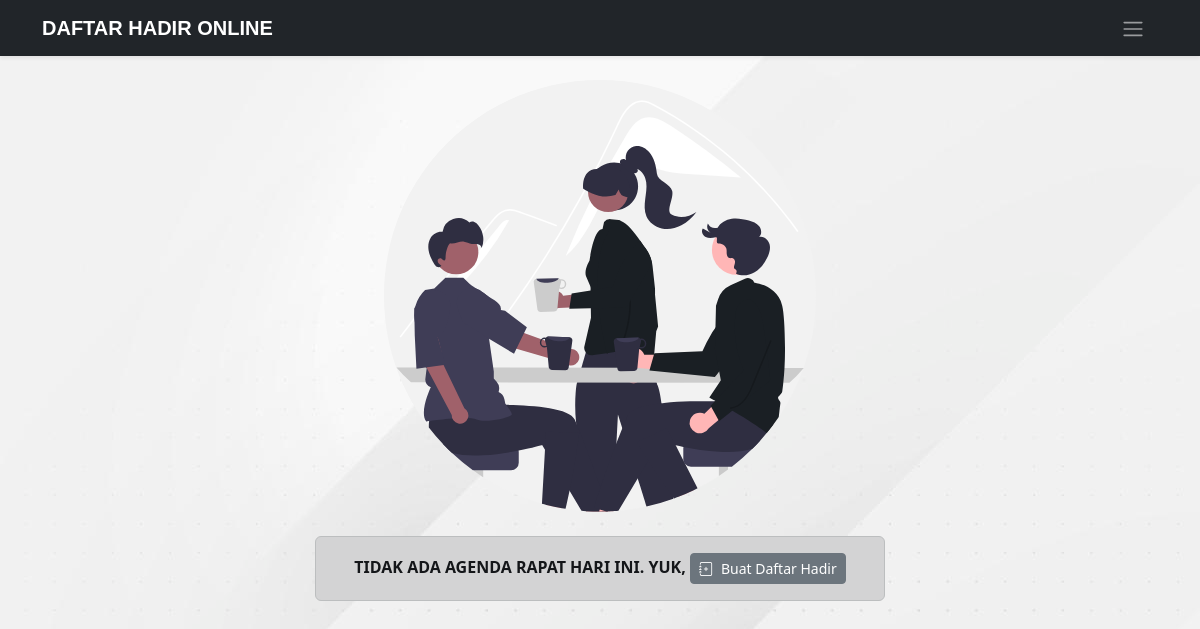
Before: / with the older database file.
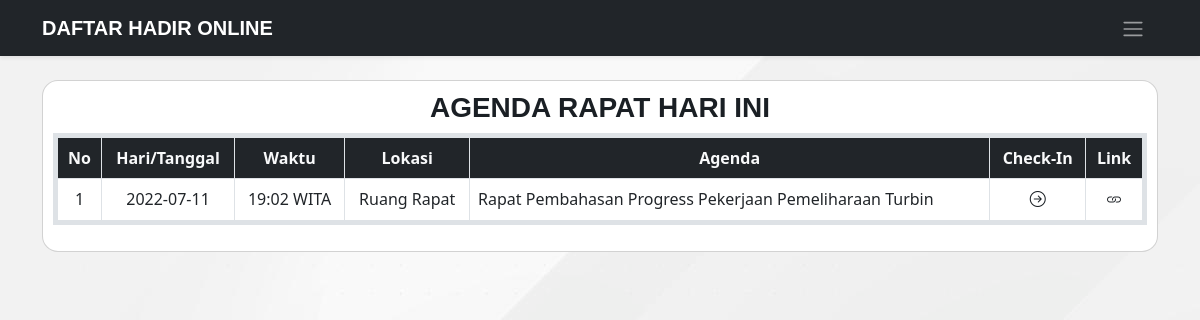
After: the same page with the newer database file.
### app/models/agenda.py (models this page shows, shortened)
class Agenda(db.Model):
    id = db.Column(db.Integer, primary_key=True, autoincrement=True)
    tanggal = db.Column(db.String(30), nullable=False)
    waktu = db.Column(db.String(10), nullable=False)
    tempat = db.Column(db.String(80), nullable=False)
    link = db.Column(db.String(250), nullable=True)
    agenda = db.Column(db.String(150), nullable=False)
    absens = db.relationship('Absen', backref='agenda', cascade="all, delete-orphan")

### app/routes.py (the view, shortened to what this page needs)
@app.route('/', methods=['GET','POST'])
def index():
    today = datetime.now().strftime('%Y-%m-%d')
    rapat_today = Agenda.query.filter_by(tanggal=today).all()
    return render_template('pages/home.html', title='Home', today=rapat_today)

### app/templates/pages/home.html (shortened to what this page needs)
{% extends 'layouts/base.html' %}  {% block content %}
<main class="container home">
  {% if today %}
  <div class="row">
    <div class="col-12">
      <div class="card text-center rounded-4">
        <h3 class="fw-bolder">AGENDA RAPAT HARI INI</h3>
        <table class="table table-bordered text-center border border-5">
          <thead class="bg-dark">
            <tr class="text-light">
              <th scope="col">No</th>
              <th scope="col">Hari/Tanggal</th>
              <th scope="col">Waktu</th>
              <th scope="col">Lokasi</th>
              <th scope="col">Agenda</th>
              <th scope="col">Check-In</th>
              <th scope="col">Link</th>
            </tr>
          </thead>
          <tbody>
            {% for td in today %}
            <tr>
              <td>{{loop.index}}</td>
              <td>{{td.tanggal}}</td>
              <td>{{td.waktu}} WITA</td>
              <td>{{td.tempat}}</td>
              <td class="text-start">{{td.agenda}}</td>
              <td>
                <a href="{{ url_for('input_absen', id=td.id ) }}"><i class="bi-arrow-right-circle"></i></a>
              </td>
              <td>
                <i class="bi-link" data-bs-toggle="modal" data-bs-target="#modal-link{{td.id}}"></i>
              </td>
            </tr>
            {% endfor %}
          </tbody>
        </table>
      </div>
    </div>
  </div>
  {% else %}
  <div class="row d-flex justify-content-center">
    <img src="{{ url_for('static', filename='img/meeting.svg' ) }}" class="img-fluid" alt="" />
  </div>
  <div class="row mt-4 d-flex justify-content-center">
    <div class="alert alert-dark text-center fw-bolder w-50" role="alert">
      TIDAK ADA AGENDA RAPAT HARI INI. YUK, <button type="button" class="btn btn-secondary btn-sm" data-bs-toggle="modal" data-bs-target="#modal-input"><i class="bi-journal-plus me-2"></i>Buat Daftar Hadir</button>
    </div>
  </div>
  {% endif %}
</main>
{% endblock %}

Changed rows visible on the page:
added Agenda: tanggal "2022-07-11", waktu "19:02", tempat "Ruang Rapat", agenda "Rapat Pembahasan Progress Pekerjaan Pemeliharaan Turbin"
Other visible differences:
text no longer shown: "TIDAK ADA AGENDA RAPAT HARI INI. YUK, Buat Daftar Hadir"
text now shown: "AGENDA RAPAT HARI INI No Hari/Tanggal Waktu Lokasi Agenda Check-In Link"
